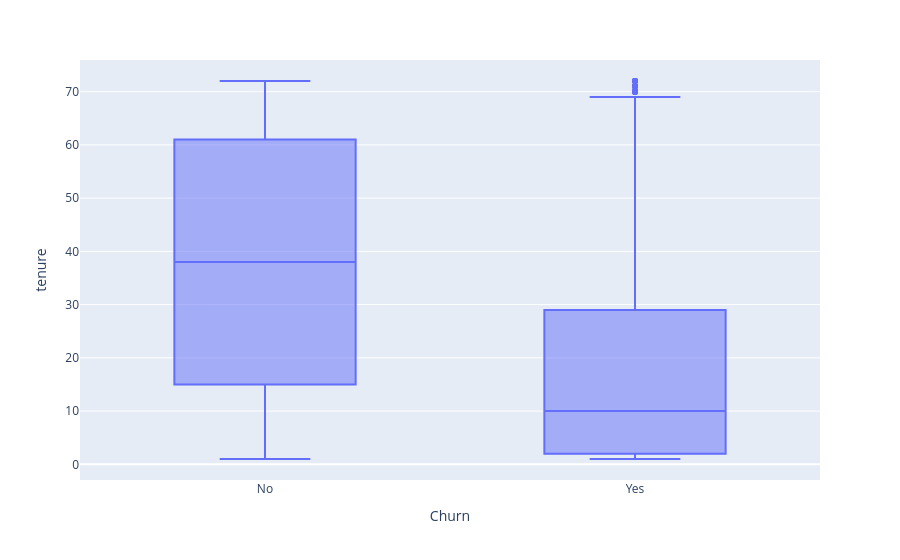

Source (notebook cell):
### Code cell
fig = px.box(df, x='Churn', y='tenure')

fig.show()

### Figure 1 — Plotly figure (JSON) as saved in the notebook; plotly's stock layout.template omitted (floating-point values rounded to 4 significant figures; data arrays with more than 128 entries replaced by an {"elided": "..."} marker saying what was removed)
{"data": [{"alignmentgroup": "True", "hovertemplate": "Churn=%{x}<br>tenure=%{y}<extra></extra>", "legendgroup": "", "marker": {"color": "#636efa"}, "name": "", "notched": false, "offsetgroup": "", "orientation": "v", "showlegend": false, "type": "box", "x": {"elided": "7032 str values"}, "x0": " ", "xaxis": "x", "y": {"elided": "7032 int values"}, "y0": " ", "yaxis": "y"}], "layout": {"boxmode": "group", "legend": {"tracegroupgap": 0}, "margin": {"t": 60}, "xaxis": {"anchor": "y", "domain": [0.0, 1.0], "title": {"text": "Churn"}}, "yaxis": {"anchor": "x", "domain": [0.0, 1.0], "title": {"text": "tenure"}}}}
